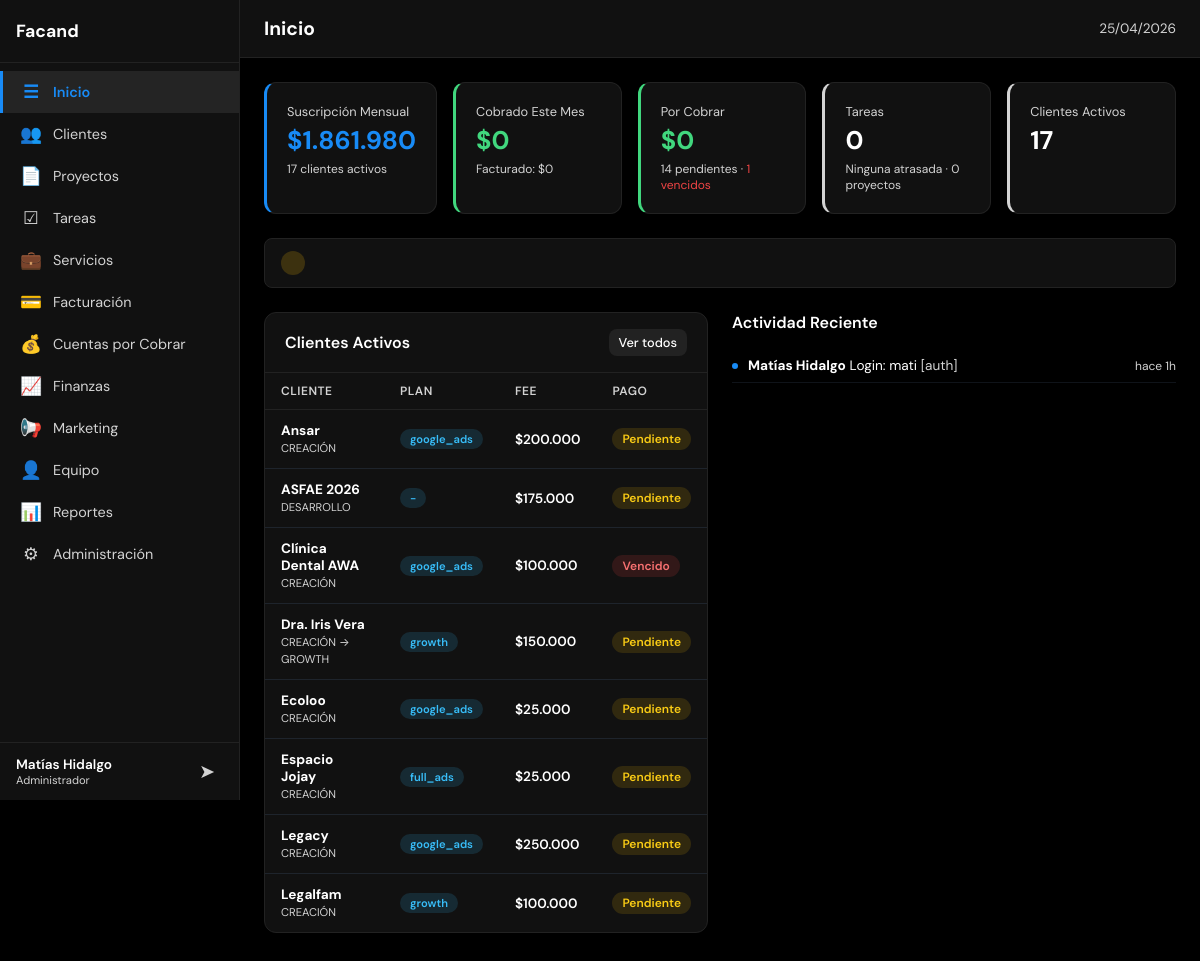
/index.php (signed in), run on the app's committed database.
### tables this page shows
CREATE TABLE usuarios (
            id INTEGER PRIMARY KEY AUTOINCREMENT,
            username TEXT UNIQUE NOT NULL,
            password_hash TEXT NOT NULL,
            nombre TEXT NOT NULL,
            email TEXT DEFAULT '',
            role TEXT NOT NULL DEFAULT 'user' CHECK(role IN ('admin','user')),
            activo INTEGER NOT NULL DEFAULT 1,
            last_login TEXT,
            created_at TEXT DEFAULT (datetime('now')),
            updated_at TEXT DEFAULT (datetime('now'))
        );

CREATE TABLE clientes (
    id INTEGER PRIMARY KEY AUTOINCREMENT,
    nombre TEXT NOT NULL,
    rut TEXT DEFAULT '',
    email TEXT DEFAULT '',
    telefono TEXT DEFAULT '',
    direccion TEXT DEFAULT '',
    contacto_nombre TEXT DEFAULT '',
    contacto_cargo TEXT DEFAULT '',
    tipo TEXT NOT NULL DEFAULT 'prospecto' CHECK(tipo IN ('prospecto','activo','inactivo','cerrado')),
    etapa_pipeline TEXT NOT NULL DEFAULT 'lead' CHECK(etapa_pipeline IN ('lead','contactado','propuesta','negociacion','onboarding','activo','cerrado_ganado','cerrado_perdido')),
    rubro TEXT DEFAULT '',
    plan TEXT DEFAULT '',
    fee_mensual INTEGER DEFAULT 0,
    servicios TEXT DEFAULT '',
    herramientas TEXT DEFAULT '',
    presupuesto_ads TEXT DEFAULT '',
    etapa TEXT DEFAULT '',
    estado_pago TEXT DEFAULT 'pendiente' CHECK(estado_pago IN ('pendiente','pagado','vencido','canje')),
    url_dashboard TEXT DEFAULT '',
    responsable_id INTEGER,
    notas TEXT DEFAULT '',
    created_at TEXT DEFAULT (datetime('now')),
    updated_at TEXT DEFAULT (datetime('now')),
    FOREIGN KEY (responsable_id) REFERENCES equipo(id) ON DELETE SET NULL
);

CREATE TABLE actividad (
            id INTEGER PRIMARY KEY AUTOINCREMENT,
            modulo TEXT NOT NULL,
            accion TEXT NOT NULL,
            cliente_id INTEGER,
            usuario_id INTEGER,
            created_at TEXT DEFAULT (datetime('now'))
        );

### config/app.php (called while the page is built)
<?php
return array (
  'name' => 'Facand',
  'logo' => 'assets/img/logo.png',
  'primary' => '#41d77e',
  'accent' => '#188bf6',
  'bg' => '#000000',
  'surface' => '#111111',
  'text' => '#ffffff',
  'timezone' => 'America/Santiago',
  'currency' => 'CLP',
  'locale' => 'es_CL',
  'version' => '1.0.0',
  'active' => true,
);

### includes/functions.php (called while the page is built, shortened)
<?php
$app_config = require __DIR__ . '/../config/app.php';
function format_money($amount): string {
    global $app_config;
    $currency = $app_config['currency'] ?? 'CLP';
    if ($currency === 'CLP') {
        return '$' . number_format((int)$amount, 0, ',', '.');
    }
    return '$' . number_format((float)$amount, 2, ',', '.');
}
function time_ago(string $datetime): string {
    $diff = time() - strtotime($datetime);
    if ($diff < 86400) return 'hace ' . floor($diff / 3600) . 'h';
    return format_date($datetime);
}
function safe(mixed $str): string {
    return htmlspecialchars((string)($str ?? ''), ENT_QUOTES, 'UTF-8');
}

### config/modules.php (called while the page is built)
<?php
return [
    'home'        => ['nombre' => 'Inicio',            'icono' => '&#9776;',  'archivo' => 'modules/home.php',        'descripcion' => 'Resumen general y KPIs'],
    'crm'         => ['nombre' => 'Clientes',           'icono' => '&#128101;','archivo' => 'modules/crm.php',         'descripcion' => 'Gestión de clientes y pipeline'],
    'projects'    => ['nombre' => 'Proyectos',          'icono' => '&#128196;','archivo' => 'modules/projects.php',    'descripcion' => 'Gestión de proyectos'],
    'tasks'       => ['nombre' => 'Tareas',             'icono' => '&#9745;',  'archivo' => 'modules/tasks.php',       'descripcion' => 'Gestión de tareas y asignaciones'],
    'services'    => ['nombre' => 'Servicios',            'icono' => '&#128188;','archivo' => 'modules/services.php',    'descripcion' => 'Servicios contratados por cliente'],
    'billing'     => ['nombre' => 'Facturación',        'icono' => '&#128179;','archivo' => 'modules/billing.php',     'descripcion' => 'Emisión y control de facturas'],
    'receivables' => ['nombre' => 'Cuentas por Cobrar', 'icono' => '&#128176;','archivo' => 'modules/receivables.php', 'descripcion' => 'Seguimiento de cobros pendientes'],
    'finance'     => ['nombre' => 'Finanzas',           'icono' => '&#128200;','archivo' => 'modules/finance.php',     'descripcion' => 'Ingresos, gastos y flujo de caja'],
    'marketing'   => ['nombre' => 'Marketing',          'icono' => '&#128226;','archivo' => 'modules/marketing.php',   'descripcion' => 'Campañas y métricas'],
    'team'        => ['nombre' => 'Equipo',             'icono' => '&#128100;','archivo' => 'modules/team.php',        'descripcion' => 'Miembros y carga de trabajo'],
    'reports'     => ['nombre' => 'Reportes',           'icono' => '&#128202;','archivo' => 'modules/reports.php',     'descripcion' => 'Reportes exportables'],
    'admin'       => ['nombre' => 'Administración',     'icono' => '&#9881;',  'archivo' => 'modules/admin.php',       'descripcion' => 'Usuarios, roles y configuración'],
];

### includes/permissions.php (called while the page is built, shortened)
<?php
function get_user_modules(int $user_id): array {
    $user = query_one('SELECT role FROM usuarios WHERE id = ?', [$user_id]);
    $all_modules = require __DIR__ . '/../config/modules.php';
    if ($user['role'] === 'admin') {
        return array_keys($all_modules);
    }
    $perms = query_all(
        'SELECT modulo FROM permisos WHERE usuario_id = ? AND puede_ver = 1',
        [$user_id]
    );
    $allowed = array_column($perms, 'modulo');
    return $allowed;
}

### includes/db.php (called while the page is built, shortened)
<?php
function get_db(): SQLite3 {
    static $db = null;
    if ($db === null) {
        $db_path = __DIR__ . '/../data/dashboard.db';
        $db = new SQLite3($db_path);
        $db->busyTimeout(5000);
        $db->exec('PRAGMA journal_mode=WAL');
        $db->exec('PRAGMA foreign_keys=ON');
    }
    return $db;
}
function query_all(string $sql, array $params = []): array {
    $stmt = get_db()->prepare($sql);
    foreach ($params as $i => $val) {
        $stmt->bindValue($i + 1, $val);
    }
    $result = $stmt->execute();
    $rows = [];
    while ($row = $result->fetchArray(SQLITE3_ASSOC)) {
        $rows[] = $row;
    }
    return $rows;
}
function query_one(string $sql, array $params = []): ?array {
    $rows = query_all($sql, $params);
    return $rows[0] ?? null;
}
function query_scalar(string $sql, array $params = []) {
    $row = query_one($sql, $params);
    return $row ? reset($row) : null;
}

### includes/auth.php (called while the page is built, shortened)
<?php
require_once __DIR__ . '/db.php';
require_once __DIR__ . '/permissions.php';
require_once __DIR__ . '/functions.php';
$current_user = query_one('SELECT * FROM usuarios WHERE id = ?', [$_SESSION['user_id']]);

### modules/home.php (the view, shortened to what this page needs)
<?php
$total_clientes    = query_scalar('SELECT COUNT(*) FROM clientes WHERE tipo = "activo"') ?? 0;
$fee_mensual_total = query_scalar('SELECT COALESCE(SUM(fee_mensual),0) FROM clientes WHERE tipo = "activo" AND estado_pago != "canje"') ?? 0;
$pagos_pendientes  = query_scalar('SELECT COUNT(*) FROM clientes WHERE tipo = "activo" AND estado_pago IN ("pendiente","vencido") AND fee_mensual > 0') ?? 0;
$pagos_vencidos    = query_scalar('SELECT COUNT(*) FROM clientes WHERE tipo = "activo" AND estado_pago = "vencido"') ?? 0;
$tareas_pendientes = query_scalar('SELECT COUNT(*) FROM tareas WHERE estado IN ("pendiente","en_progreso")') ?? 0;
$tareas_atrasadas  = query_scalar('SELECT COUNT(*) FROM tareas WHERE estado IN ("pendiente","en_progreso") AND fecha_limite < date("now") AND fecha_limite IS NOT NULL') ?? 0;
$facturado_mes     = query_scalar('SELECT COALESCE(SUM(total),0) FROM facturas WHERE strftime("%Y-%m", fecha_emision) = strftime("%Y-%m", "now") AND estado != "anulada"') ?? 0;
$cobrado_mes       = query_scalar('SELECT COALESCE(SUM(monto),0) FROM abonos WHERE strftime("%Y-%m", fecha) = strftime("%Y-%m", "now")') ?? 0;
$por_cobrar        = query_scalar('SELECT COALESCE(SUM(monto_pendiente),0) FROM cuentas_cobrar WHERE estado IN ("pendiente","parcial")') ?? 0;
$proyectos_activos = query_scalar('SELECT COUNT(*) FROM proyectos WHERE estado = "activo"') ?? 0;
$alertas = [];
$clientes_vencidos = query_all('SELECT nombre, fee_mensual FROM clientes WHERE tipo = "activo" AND estado_pago = "vencido" ORDER BY fee_mensual DESC LIMIT 10');
foreach ($clientes_vencidos as $cv) {
    $alertas[] = ['tipo' => 'danger', 'icono' => '!', 'texto' => "Pago vencido: <strong>{$cv['nombre']}</strong> — " . format_money($cv['fee_mensual'])];
}
$clientes_recientes = query_all('SELECT nombre, plan, fee_mensual, etapa, estado_pago FROM clientes WHERE tipo = "activo" ORDER BY updated_at DESC LIMIT 8');
$actividad = query_all('SELECT a.*, u.nombre as usuario FROM actividad a LEFT JOIN usuarios u ON a.usuario_id = u.id ORDER BY a.created_at DESC LIMIT 10');
?>
<div class="kpi-grid" style="grid-template-columns: repeat(5, 1fr);">
    <div class="kpi-card" style="border-left: 3px solid var(--accent);">
        <div class="kpi-label">Suscripción Mensual</div>
        <div class="kpi-value" style="color: var(--accent);"><?= format_money($fee_mensual_total) ?></div>
        <div class="kpi-sub"><?= $total_clientes ?> clientes activos</div>
    </div>
    <div class="kpi-card" style="border-left: 3px solid var(--success);">
        <div class="kpi-label">Cobrado Este Mes</div>
        <div class="kpi-value success"><?= format_money($cobrado_mes) ?></div>
        <div class="kpi-sub">Facturado: <?= format_money($facturado_mes) ?></div>
    </div>
    <div class="kpi-card" style="border-left: 3px solid <?= $por_cobrar > 0 ? 'var(--warning)' : 'var(--success)' ?>;">
        <div class="kpi-label">Por Cobrar</div>
        <div class="kpi-value <?= $por_cobrar > 0 ? 'warning' : 'success' ?>"><?= format_money($por_cobrar) ?></div>
        <div class="kpi-sub"><?= $pagos_pendientes ?> pendientes<?= $pagos_vencidos > 0 ? " · <span style='color:var(--danger)'>{$pagos_vencidos} vencidos</span>" : '' ?></div>
    </div>
    <div class="kpi-card" style="border-left: 3px solid <?= $tareas_atrasadas > 0 ? 'var(--danger)' : 'var(--text-muted)' ?>;">
        <div class="kpi-label">Tareas</div>
        <div class="kpi-value"><?= $tareas_pendientes ?></div>
        <div class="kpi-sub"><?= $tareas_atrasadas > 0 ? "<span style='color:var(--danger)'>{$tareas_atrasadas} atrasadas</span>" : 'Ninguna atrasada' ?> · <?= $proyectos_activos ?> proyectos</div>
    </div>
    <div class="kpi-card" style="border-left: 3px solid var(--text-muted);">
        <div class="kpi-label">Clientes Activos</div>
        <div class="kpi-value"><?= $total_clientes ?></div>
    </div>
</div>
<?php if (!empty($alertas)): ?>
<div style="margin-bottom: 24px;">
    <?php foreach ($alertas as $a): ?>
    <div class="alert-item alert-<?= $a['tipo'] ?>" style="margin-bottom: 6px;">
        <span class="alert-icon" style="width:24px;height:24px;border-radius:50%;display:flex;align-items:center;justify-content:center;font-size:.75rem;font-weight:700;background:<?= $a['tipo'] === 'danger' ? 'rgba(239,68,68,.2)' : 'rgba(234,179,8,.2)' ?>;color:<?= $a['tipo'] === 'danger' ? 'var(--danger)' : 'var(--warning)' ?>;"><?= $a['icono'] ?></span>
    </div>
    <?php endforeach; ?>
</div>
<?php endif; ?>
<div class="grid-2">
    <div class="table-container">
        <div class="table-header">
            <span class="table-title">Clientes Activos</span>
            <a href="?page=crm" class="btn btn-secondary btn-sm">Ver todos</a>
        </div>
        <table>
            <thead><tr><th>Cliente</th><th>Plan</th><th>Fee</th><th>Pago</th></tr></thead>
            <tbody>
            <?php foreach ($clientes_recientes as $c): ?>
                <tr>
                    <td><strong><?= safe($c['nombre']) ?></strong><?= $c['etapa'] ? '<br><span style="font-size:.7rem;color:var(--text-muted)">' . safe($c['etapa']) . '</span>' : '' ?></td>
                    <td><span class="badge status-info" style="font-size:.7rem"><?= safe($c['plan'] ?: '-') ?></span></td>
                    <td style="font-weight:600;"><?= $c['fee_mensual'] > 0 ? format_money($c['fee_mensual']) : '-' ?></td>
                    <td><span class="badge <?= $c['estado_pago'] === 'pagado' ? 'status-success' : ($c['estado_pago'] === 'vencido' ? 'status-danger' : ($c['estado_pago'] === 'canje' ? 'status-muted' : 'status-warning')) ?>"><?= ucfirst($c['estado_pago']) ?></span></td>
                </tr>
            <?php endforeach; ?>
            </tbody>
        </table>
    </div>
    <div>
        <div class="section-header">
            <h3 class="section-title">Actividad Reciente</h3>
        </div>
        <?php if (empty($actividad)): ?>
            <div style="color:var(--text-muted); font-size:.85rem; padding:20px 0;">Sin actividad registrada. Las acciones en el dashboard se registran aqui automaticamente.</div>
        <?php else: ?>
            <div class="activity-list">
            <?php foreach ($actividad as $act): ?>
                <div class="activity-item">
                    <span class="activity-dot"></span>
                    <span class="activity-text"><strong><?= safe($act['usuario'] ?? 'Sistema') ?></strong> <?= safe($act['accion']) ?> <span style="color:var(--text-muted)">[<?= safe($act['modulo']) ?>]</span></span>
                    <span class="activity-time"><?= time_ago($act['created_at']) ?></span>
                </div>
            <?php endforeach; ?>
            </div>
        <?php endif; ?>
    </div>
</div>

### index.php (shortened to what this page needs)
<?php
require_once __DIR__ . '/includes/auth.php';
$app = require __DIR__ . '/config/app.php';
$all_modules = require __DIR__ . '/config/modules.php';
$page = $_GET['page'] ?? 'home';
$module_info = $all_modules[$page];
?>
<!DOCTYPE html>
<html lang="es">
<head>
    <link rel="stylesheet" href="css/styles.css">
</head>
<body>
    <aside class="sidebar" id="sidebar">
        <div class="sidebar-header">
            <h2 class="sidebar-brand"><?= safe($app['name']) ?></h2>
        </div>
        <nav class="sidebar-nav">
            <?php foreach ($all_modules as $slug => $mod): ?>
                <a href="?page=<?= $slug ?>" class="nav-item <?= $page === $slug ? 'active' : '' ?>">
                    <span class="nav-icon"><?= $mod['icono'] ?></span>
                    <span class="nav-label"><?= safe($mod['nombre']) ?></span>
                </a>
            <?php endforeach; ?>
        </nav>
        <div class="sidebar-footer">
            <div class="user-info">
                <span class="user-name"><?= safe($current_user['nombre']) ?></span>
                <span class="user-role"><?= $current_user['role'] === 'admin' ? 'Administrador' : 'Usuario' ?></span>
            </div>
            <a href="logout.php" class="btn-logout" title="Cerrar sesión">&#10148;</a>
        </div>
    </aside>
    <main class="main-content">
        <header class="topbar">
            <h1 class="page-title"><?= safe($module_info['nombre']) ?></h1>
            <div class="topbar-right">
                <span class="current-date"><?= date('d/m/Y') ?></span>
            </div>
        </header>
        <div class="content-area" id="contentArea">
            <?php
            $module_file = __DIR__ . '/' . $module_info['archivo'];
            if (file_exists($module_file)) {
                include $module_file;
            } else {
                echo '<div class="empty-state"><p>Módulo en construcción</p></div>';
            }
            ?>
        </div>
    </main>
</body>
</html>

### data on the page
usuarios: nombre "Matías Hidalgo"
clientes: nombre "Ansar", etapa "CREACIÓN", plan "google_ads", fee_mensual "$200.000", estado_pago "Pendiente"
clientes: nombre "ASFAE 2026", etapa "DESARROLLO", plan "-", fee_mensual "$175.000", estado_pago "Pendiente"
clientes: nombre "Clínica Dental AWA", etapa "CREACIÓN", plan "google_ads", fee_mensual "$100.000", estado_pago "Vencido"
clientes: nombre "Dra. Iris Vera", etapa "CREACIÓN → GROWTH", plan "growth", fee_mensual "$150.000", estado_pago "Pendiente"
clientes: nombre "Ecoloo", etapa "CREACIÓN", plan "google_ads", fee_mensual "$25.000", estado_pago "Pendiente"
clientes: nombre "Espacio Jojay", etapa "CREACIÓN", plan "full_ads", fee_mensual "$25.000", estado_pago "Pendiente"
clientes: nombre "Legacy", etapa "CREACIÓN", plan "google_ads", fee_mensual "$250.000", estado_pago "Pendiente"
clientes: nombre "Legalfam", etapa "CREACIÓN", plan "growth", fee_mensual "$100.000", estado_pago "Pendiente"
actividad: usuario.nombre "Matías Hidalgo", accion "Login: mati", modulo "auth", created_at "hace 1h"

### other printed values
safe($app['name']) "Facand"
$mod['icono'] "☰"
safe($mod['nombre']) "Inicio"
$mod['icono'] "👥"
safe($mod['nombre']) "Clientes"
$mod['icono'] "📄"
safe($mod['nombre']) "Proyectos"
$mod['icono'] "☑"
safe($mod['nombre']) "Tareas"
$mod['icono'] "💼"
safe($mod['nombre']) "Servicios"
$mod['icono'] "💳"
safe($mod['nombre']) "Facturación"
$mod['icono'] "💰"
safe($mod['nombre']) "Cuentas por Cobrar"
